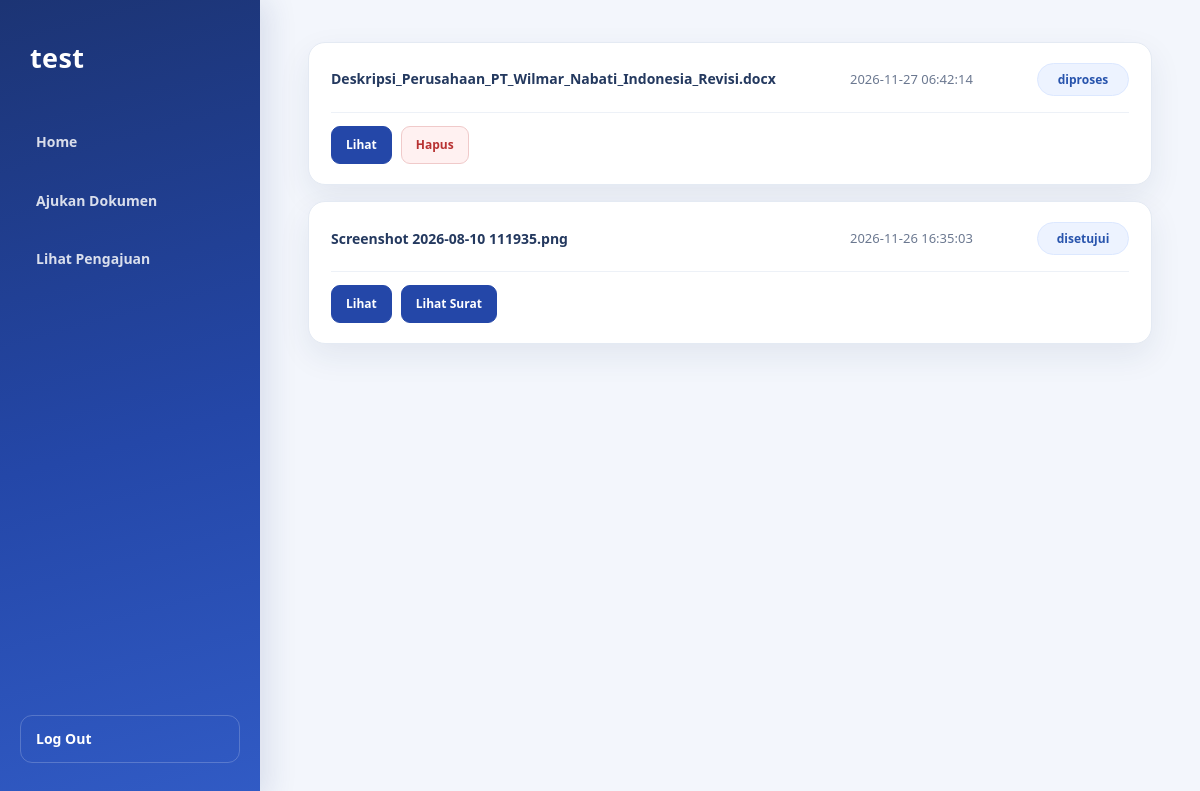
The page /controller/lihatDokumen_controller.php (signed in) on the database its author committed.
### tables this page shows
CREATE TABLE `dokumen_list` (
  `id_doc` int NOT NULL AUTO_INCREMENT,
  `lokasi` varchar(255) NOT NULL,
  `id_user` int NOT NULL,
  `tanggal_dicatat` datetime NOT NULL DEFAULT CURRENT_TIMESTAMP,
  `id_sp` int NOT NULL,
  `lokasi_surat` varchar(255) DEFAULT NULL,
  PRIMARY KEY (`id_doc`),
  KEY `id_user` (`id_user`),
  KEY `id_sp` (`id_sp`),
  CONSTRAINT `dokumen_list_ibfk_1` FOREIGN KEY (`id_user`) REFERENCES `user` (`id_user`),
  CONSTRAINT `dokumen_list_ibfk_2` FOREIGN KEY (`id_sp`) REFERENCES `status_pengajuan` (`id_sp`)
);

CREATE TABLE `status_pengajuan` (
  `id_sp` int NOT NULL AUTO_INCREMENT,
  `nama` varchar(255) NOT NULL,
  PRIMARY KEY (`id_sp`)
);

### controller/lihatDokumen_controller.php (called while the page is built, shortened)
<?php
    require_once "../model/dokumen_model.php";
    $list_dokumen = lihatDokumen($_SESSION['id_user']);
    require_once "../view/lihatDokumen_view.php";
?>

### model/dokumen_model.php (called while the page is built, shortened)
<?php
    require_once "../connection.php";
    function lihatDokumen($id_user) {
        global $conn;
        if($id_user == 0) {
            $stmt = $conn->prepare(
                "SELECT dl.id_doc id_doc, dl.lokasi lokasi, dl.id_user id_user, dl.tanggal_dicatat tanggal_dicatat, sp.nama status, dl.lokasi_surat lokasi_surat FROM dokumen_list dl
                join status_pengajuan sp on sp.id_sp = dl.id_sp
                order by tanggal_dicatat desc;"
            );
            $stmt->execute();
            $hasil = $stmt->fetchAll(PDO::FETCH_ASSOC);
        } else {
            $stmt = $conn->prepare(
                "SELECT dl.id_doc id_doc, dl.lokasi lokasi, dl.id_user id_user, dl.tanggal_dicatat tanggal_dicatat, sp.nama status, dl.lokasi_surat lokasi_surat FROM dokumen_list dl
                join status_pengajuan sp on sp.id_sp = dl.id_sp
                where id_user = :id_user
                order by tanggal_dicatat desc;"
            );
            $stmt->bindParam(":id_user", $id_user);
            $stmt->execute();
            $hasil = $stmt->fetchAll(PDO::FETCH_ASSOC);
        }
        return $hasil;
    }
?>

### view/lihatDokumen_view.php (the view, shortened to what this page needs)
<!DOCTYPE html>
<html lang="id">
<head>
    <link rel="stylesheet" href="../style.css">
</head>
<body>
    <div class="sidebar">
        <h1><?php echo $_SESSION['nama']; ?></h1>
        <a href="../controller/dashboardUser_controller.php">Home</a>
        <a href="../controller/ajukanDokumen_controller.php">Ajukan Dokumen</a>
        <a href="../controller/lihatDokumen_controller.php">Lihat Pengajuan</a>
        <a href="../controller/logout.php">Log Out</a>
    </div>
    <div class="content">
        <div class="list_dokumen">
            <?php foreach($list_dokumen as $ld): ?>
                <div class="kotak">
                    <div class="nama_file">
                        <?php echo $ld['lokasi'] ?>
                    </div>
                    <div class="tanggal">
                        <?php echo $ld['tanggal_dicatat'] ?>
                    </div>
                    <div class="status">
                        <?php echo $ld['status'] ?>
                    </div>
                    <div class="tombol">
                        <a href="../uploads/<?php echo rawurlencode($ld['lokasi']) ?>" target="_blank">Lihat</a>
                        <?php if($ld['status'] == "diproses"): ?>
                            <a href="hapusDokumen_controller.php?id=<?php echo $ld['id_doc'] ?>">Hapus</a>
                        <?php endif; ?>
                        <?php if(!empty($ld['lokasi_surat'])): ?>
                            <a href="../surat/<?php echo $ld['lokasi_surat'] ?>">Lihat Surat</a>
                        <?php endif; ?>
                    </div>
                </div>
            <?php endforeach; ?>
        </div>
    </div>
</body>
</html>

### style.css (style rules this page uses)
:root { --warna-utama: #2447a8; --warna-utama-gelap: #183477; --warna-latar: #f3f6fc; --warna-teks: #17233c; --warna-teks-redup: #6b7890; --warna-garis: #e4eaf3; --bayangan: 0 12px 32px rgba(24, 48, 92, 0.08); }
* { box-sizing: border-box; margin: 0; padding: 0; }
html { min-height: 100%; }
body { min-height: 100vh; background: var(--warna-latar); color: var(--warna-teks); font-family: 'Segoe UI', Arial, sans-serif; line-height: 1.6; }
.sidebar { position: fixed; inset: 0 auto 0 0; z-index: 10; display: flex; flex-direction: column; width: 260px; min-height: 100vh; padding: 32px 20px; background: linear-gradient(165deg, #1c3474 0%, #2447a8 55%, #315bc5 100%); box-shadow: 8px 0 28px rgba(28, 52, 116, 0.12); }
.sidebar h1 { margin: 4px 10px 34px; color: #ffffff; font-size: 27px; font-weight: 800; letter-spacing: 0.4px; }
.sidebar a { display: flex; align-items: center; min-height: 48px; margin: 5px 0; padding: 12px 15px; border: 1px solid transparent; border-radius: 12px; color: rgba(255, 255, 255, 0.83); font-size: 14px; font-weight: 600; text-decoration: none; transition: background-color 0.2s ease, color 0.2s ease, transform 0.2s ease; }
.sidebar a:last-child { margin-top: auto; border-color: rgba(255, 255, 255, 0.2); color: #ffffff; }
.content { min-height: 100vh; margin-left: 260px; padding: 42px clamp(22px, 4vw, 58px); }
.list_dokumen { display: flex; flex-direction: column; gap: 16px; width: 100%; max-width: 1100px; }
.list_dokumen .kotak { display: flex; align-items: center; flex-wrap: wrap; gap: 16px 22px; width: 100%; min-width: 0; padding: 20px 22px; border: 1px solid var(--warna-garis); border-radius: 17px; background: #ffffff; box-shadow: var(--bayangan); transition: transform 0.2s ease, box-shadow 0.2s ease; }
.nama_file { flex: 1 1 220px; min-width: 150px; overflow-wrap: anywhere; color: #24395f; font-size: 14px; font-weight: 700; }
.tanggal { flex: 0 1 165px; color: var(--warna-teks-redup); font-size: 13px; }
.status, .statu { display: inline-flex; align-items: center; justify-content: center; min-width: 92px; padding: 6px 12px; border: 1px solid #dce8ff; border-radius: 999px; background: #edf3ff; color: #2854ad; font-size: 12px; font-weight: 700; text-align: center; }
.tombol { display: flex; flex: 1 1 100%; align-items: center; flex-wrap: wrap; gap: 9px; padding-top: 13px; border-top: 1px solid #edf1f7; }
.content a { display: inline-flex; align-items: center; justify-content: center; min-height: 38px; margin: 0; padding: 8px 14px; border: 1px solid var(--warna-utama); border-radius: 9px; background: var(--warna-utama); color: #ffffff; font-size: 12px; font-weight: 700; line-height: 1.35; text-align: center; text-decoration: none; transition: background-color 0.2s ease, border-color 0.2s ease, transform 0.2s ease; }
.tombol a[href*="hapus"], .tombol a[href*="ditolak"] { border-color: #f0caca; background: #fff1f1; color: #b83232; }

### rows shown on the page
dokumen_list: lokasi "Deskripsi_Perusahaan_PT_Wilmar_Nabati_Indonesia_Revisi.docx", tanggal_dicatat "2026-11-27 06:42:14", id_sp.nama "diproses"
dokumen_list: lokasi "Screenshot 2026-08-10 111935.png", tanggal_dicatat "2026-11-26 16:35:03", id_sp.nama "disetujui"

### other values the page prints
$_SESSION['nama'] "test"
